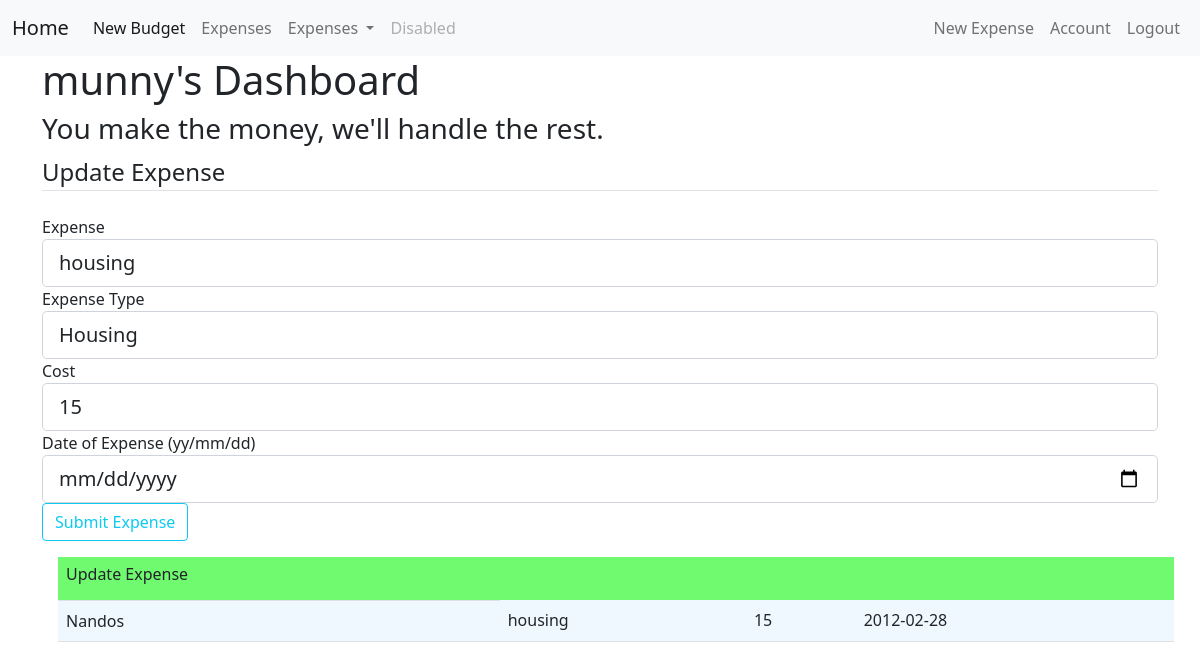
The app's page /expense/1 (signed in), older data.
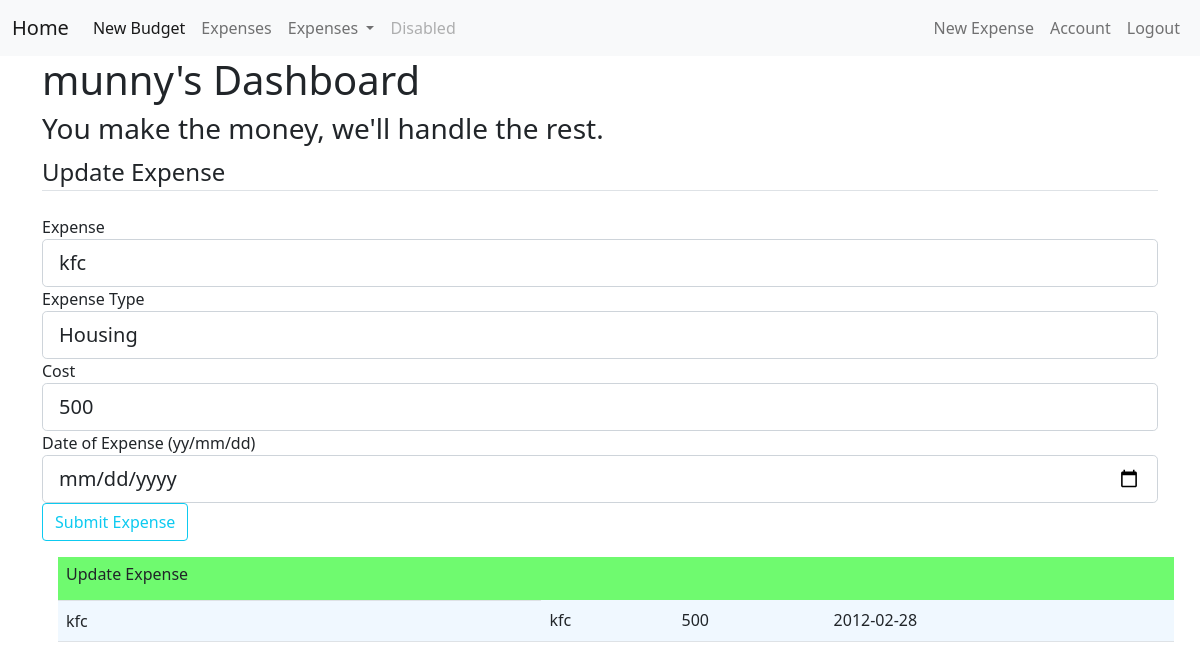
The same page, newer data.
### budget_app/models.py (models this page shows, shortened)
class Expense(db.Model):
    id = db.Column(db.Integer, primary_key=True)
    vendor = db.Column(db.String(100), nullable=False)
    expense_type = db.Column(db.String(50), nullable=False)
    cost = db.Column(db.Integer, nullable=False)
    date_posted = db.Column(db.DateTime, nullable=False, default=datetime.utcnow)
    user_id = db.Column(db.Integer, db.ForeignKey('user.id'), nullable=False)

### budget_app/routes.py (the view)
@app.route("/expense/<int:expense_id>", methods=['GET', 'POST'])
@login_required
def expense(expense_id):
    user = User.query.get_or_404(current_user.id)
    expense = Expense.query.get_or_404(expense_id)
    form = UpdateExpenseForm()
    if form.validate_on_submit():
        expense.vendor = form.expense.data
        expense.expense_type = form.expense.data
        expense.cost = form.cost.data
        expense.date_posted = form.date.data
        expense.user_id = session["user_id"]
        user.total_cost += expense.cost
        print(user.total_cost)
        db.session.commit()
        flash('Expense successfully updated.', 'success')
        return redirect(url_for('start'))
    elif request.method == "GET":
        form.expense.data = expense.vendor
        form.expense.data = expense.expense_type
        form.cost.data  = expense.cost
        form.date.data  = expense.date_posted
        session["user_id"] = expense.user_id
    return render_template('expense.html', title='Expense', expense=expense, form=form)

### budget_app/forms.py
class UpdateExpenseForm(FlaskForm):
    expense = StringField('Expense', validators=[DataRequired()])
    expense_type = SelectField(u'Expense Type', choices=[('housing', 'Housing'), ('food', 'Food'), ('transport', 'Transportation'), ('bills', 'Bills'),('entertainment', 'Entertainment'),('investments', 'Investments'),('misc','Miscellaneous'), ('groceries', 'Groceries')], validators=[DataRequired()])
    cost = IntegerField('Cost', validators=[DataRequired()])
    date = DateField('Date of Expense (yy/mm/dd)', format='%y/%m/%d', validators=[DataRequired()])
    submit = SubmitField('Submit Expense')

### budget_app/models.py (called while the page is built)
@login_manager.user_loader
def load_user(user_id):
    return User.query.get(int(user_id))

### budget_app/templates/expense.html (shortened to what this page needs)
{% extends 'base.html' %}
{% block head %}
<link rel="stylesheet" href="/static/styles.css" />
{% endblock %}
{% block body %}
{% if current_user.is_authenticated %}
    <h1>{{current_user.username}}'s Dashboard </h1>
    <h3>You make the money, we'll handle the rest.</h3>
    <table class="table">
        <tr class="table__header">
        <td class="table__cell"><h6>Update Expense</h6>
        </td>
        </tr>
        <tr class="table__row">
            <td class= "table__cell">{{ expense.vendor }}</td>
            <td class= "table__cell">{{ expense.expense_type }}</td>
            <td class= "table__cell">{{ expense.cost }}</td>
            <td class= "table__cell">{{ expense.date_posted.strftime('%Y-%m-%d') }}</td>
        </tr>
        <form method="POST" action="">
            <fieldset class="form-group">
                <legend class="border-bottom mb-4">Update Expense</legend>
                <div class="form-group">
                    {{ form.expense.label(class="form-control-label") }}
                    {% if form.expense.errors %}
                        {{ form.expense(class="form-control form-control-lg is-invalid") }}
                        <div class="invalid-feedback">
                            {% for error in form.expense.errors %}
                                <span>{{ error }}</span>
                            {% endfor %}
                        </div>
                    {% else %}
                        {{ form.expense(class="form-control form-control-lg") }}
                    {% endif %}
                </div>
                <div class="form-group">
                    {{ form.expense_type.label(class="form-control-label") }}
                    {% if form.expense_type.errors %}
                        {{ form.expense_type(class="form-control form-control-lg is-invalid") }}
                        <div class="invalid-feedback">
                            {% for error in form.expense_type.errors %}
                                <span>{{ error }}</span>
                            {% endfor %}
                        </div>
                    {% else %}
                        {{ form.expense_type(class="form-control form-control-lg") }}
                    {% endif %}
                </div>
                <div class="form-group">
                    {{ form.cost.label(class="form-control-label") }}
                    {% if form.cost.errors %}
                        {{ form.cost(class="form-control form-control-lg is-invalid") }}
                        <div class="invalid-feedback">
                            {% for error in form.cost.errors %}
                                <span>{{ error }}</span>
                            {% endfor %}
                        </div>
                    {% else %}
                        {{ form.cost(class="form-control form-control-lg") }}
                    {% endif %}
                </div>
                <div class="form-group">
                    {{ form.date.label(class="form-control-label") }}
                    {% if form.date.errors %}
                        {{ form.date(class="form-control form-control-lg is-invalid") }}
                        <div class="invalid-feedback">
                            {% for error in form.date.errors %}
                                <span>{{ error }}</span>
                            {% endfor %}
                        </div>
                    {% else %}
                        {{ form.date(class="form-control form-control-lg") }}
                    {% endif %}
                </div>
            </fieldset>
            <div class="form-group">
                {{ form.submit(class="btn btn-outline-info") }}
            </div>
        </form>
    </table>
{% endif %}
{% endblock %}

Row changes from the older to the newer data that the page shows:
changed Expense: vendor "Nandos" → "kfc"; expense_type "housing" → "kfc"; cost "15" → "500"; expense_type (not shown) → "Housing"; cost (not shown) → "500"
Text that changed along with them:
form field expense: "housing" → "kfc"
form field expense_type: "Housing" → (not shown)
form field cost: "15" → (not shown)
